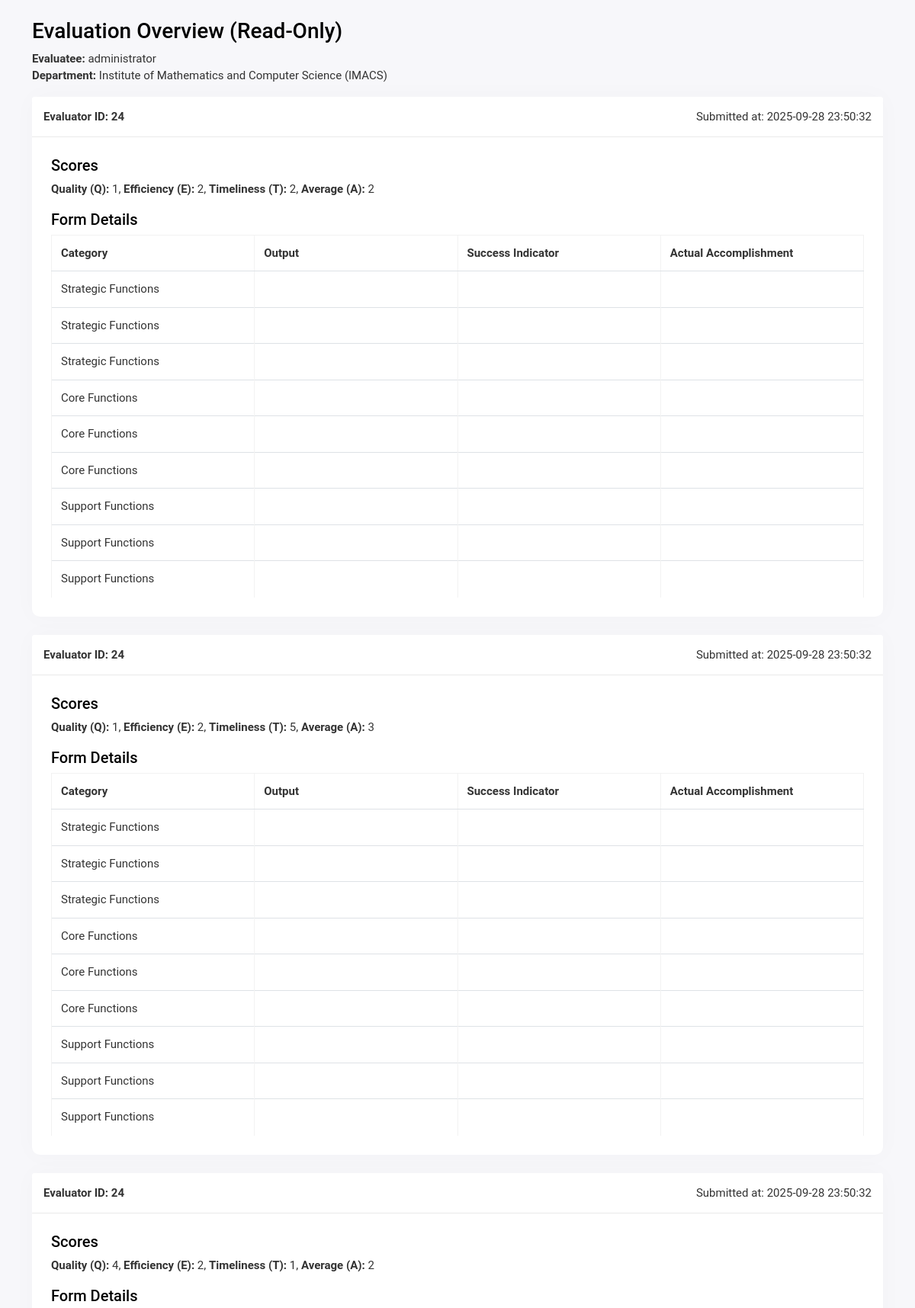
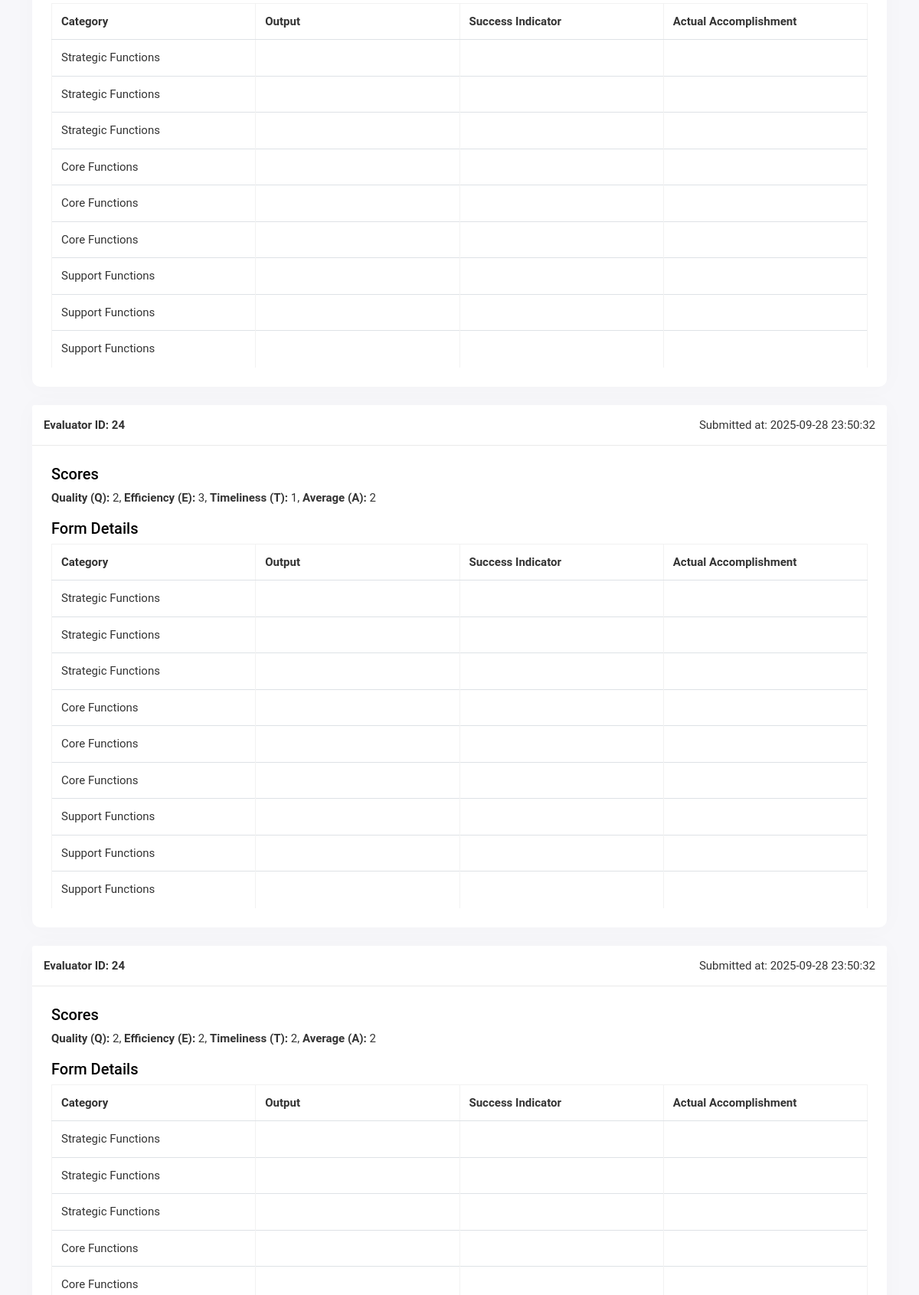
The app's page /SuperAdmin/Reports/overview.php?assignment_id=1 (upper part) with its own data (2 pictures, top to bottom).
### tables this page shows
CREATE TABLE `evaluation_assignments` (
  `id` int(11) NOT NULL,
  `department_id` int(11) NOT NULL,
  `evaluator_id` int(11) NOT NULL,
  `evaluatee_id` int(11) NOT NULL,
  `form_id` int(11) NOT NULL,
  `academic_id` int(11) NOT NULL,
  `assigned_at` timestamp NOT NULL DEFAULT current_timestamp(),
  `status` varchar(20) NOT NULL DEFAULT 'pending'
);

CREATE TABLE `users` (
  `id` int(11) NOT NULL,
  `fullName` varchar(255) NOT NULL,
  `email` varchar(255) NOT NULL,
  `password` varchar(255) NOT NULL,
  `role` varchar(50) NOT NULL,
  `status` varchar(50) NOT NULL,
  `can_be_evaluated` tinyint(1) DEFAULT 0,
  `created_at` timestamp NOT NULL DEFAULT current_timestamp(),
  `updated_at` timestamp NOT NULL DEFAULT current_timestamp() ON UPDATE current_timestamp(),
  `last_login` datetime DEFAULT NULL,
  `failed_attempts` int(11) DEFAULT 0,
  `account_locked` tinyint(1) DEFAULT 0,
  `can_edit_profile` tinyint(1) DEFAULT 0,
  `archived` tinyint(1) NOT NULL DEFAULT 0,
  `department_id` int(11) DEFAULT NULL
);

CREATE TABLE `departments` (
  `id` int(11) NOT NULL,
  `department_name` varchar(255) NOT NULL
);

CREATE TABLE `evaluation_results` (
  `id` int(11) NOT NULL,
  `assignment_id` int(11) DEFAULT NULL,
  `form_id` int(11) NOT NULL,
  `academic_id` int(11) NOT NULL,
  `admin_id` int(11) NOT NULL,
  `evaluator_id` int(11) NOT NULL,
  `q` int(11) NOT NULL DEFAULT 0,
  `e` int(11) NOT NULL DEFAULT 0,
  `t` int(11) NOT NULL DEFAULT 0,
  `a` int(11) NOT NULL DEFAULT 0,
  `submitted_at` datetime NOT NULL DEFAULT current_timestamp()
);

CREATE TABLE `evaluation_form_details` (
  `id` int(11) NOT NULL,
  `form_id` int(11) DEFAULT NULL,
  `category_id` int(11) DEFAULT NULL,
  `output_name` varchar(255) NOT NULL,
  `success_indicator` varchar(255) NOT NULL,
  `accomplishment` varchar(255) NOT NULL,
  `q_rating` decimal(3,2) DEFAULT NULL,
  `e_rating` decimal(3,2) DEFAULT NULL,
  `t_rating` decimal(3,2) DEFAULT NULL,
  `a_rating` decimal(3,2) DEFAULT NULL
);

CREATE TABLE `evaluation_categories` (
  `id` int(11) NOT NULL,
  `form_id` int(11) DEFAULT NULL,
  `category_name` varchar(255) NOT NULL,
  `category_percentage` decimal(5,2) NOT NULL
);

### SuperAdmin/Reports/overview.php (the view, shortened to what this page needs)
<?php
include '../../1database_conn/connection.php';
$assignment_id = isset($_GET['assignment_id']) ? intval($_GET['assignment_id']) : 0;
$stmt = $conn->prepare("
    SELECT ea.id AS assignment_id, ea.form_id, ea.evaluator_id, u.fullName AS evaluatee_name, d.department_name
    FROM evaluation_assignments ea
    INNER JOIN users u ON ea.evaluatee_id = u.id
    LEFT JOIN departments d ON u.department_id = d.id
    WHERE ea.id = ? AND ea.status='completed'
");
$stmt->bind_param("i", $assignment_id);
$stmt->execute();
$result = $stmt->get_result();
$assignment = $result->fetch_assoc();
$evaluator_id = intval($assignment['evaluator_id']);
$results = [];
$res = $conn->prepare("
    SELECT q, e, t, a, submitted_at
    FROM evaluation_results
    WHERE assignment_id = ? AND evaluator_id = ?
    ORDER BY submitted_at ASC
");
$res->bind_param("ii", $assignment_id, $evaluator_id);
$res->execute();
$resResult = $res->get_result();
while ($row = $resResult->fetch_assoc()) {
    $results[] = $row;
}
$formId = intval($assignment['form_id']);
$categories = [];
$catStmt = $conn->prepare("SELECT id, category_name, category_percentage FROM evaluation_categories WHERE form_id = ? ORDER BY id ASC");
$catStmt->bind_param("i", $formId);
$catStmt->execute();
$catResult = $catStmt->get_result();
while ($cat = $catResult->fetch_assoc()) {
    $categories[$cat['id']] = [
        'category_name' => $cat['category_name'],
        'percentage' => $cat['category_percentage'],
        'details' => []
    ];
}
$detailStmt = $conn->prepare("SELECT category_id, output_name, success_indicator, accomplishment FROM evaluation_form_details WHERE form_id = ? ORDER BY id ASC");
$detailStmt->bind_param("i", $formId);
$detailStmt->execute();
$detailResult = $detailStmt->get_result();
while ($detail = $detailResult->fetch_assoc()) {
    $cat_id = $detail['category_id'];
    if (isset($categories[$cat_id])) {
        $categories[$cat_id]['details'][] = $detail;
    }
}
?>
<!DOCTYPE html>
<html lang="en">
<head>
<link rel="stylesheet" href="../../assets/plugins/bootstrap/css/bootstrap.min.css">
<link rel="stylesheet" href="../../assets/css/style.css">
</head>
<body>
<div class="container mt-4">
    <h3>Evaluation Overview (Read-Only)</h3>
    <div class="mb-3">
        <strong>Evaluatee:</strong> <?= htmlspecialchars($assignment['evaluatee_name']) ?><br>
        <strong>Department:</strong> <?= htmlspecialchars($assignment['department_name'] ?? 'N/A') ?>
    </div>
    <?php if (empty($results)): ?>
        <div class="alert alert-warning">No evaluation results found for this assignment.</div>
    <?php else: ?>
        <?php foreach ($results as $resRow): ?>
            <div class="card mb-4">
                <div class="card-header">
                    <strong>Evaluator ID: <?= htmlspecialchars($evaluator_id) ?></strong>
                    <span class="float-end">Submitted at: <?= htmlspecialchars($resRow['submitted_at']) ?></span>
                </div>
                <div class="card-body">
                    <h5>Scores</h5>
                    <p>
                        <strong>Quality (Q):</strong> <?= htmlspecialchars($resRow['q']) ?>,
                        <strong>Efficiency (E):</strong> <?= htmlspecialchars($resRow['e']) ?>,
                        <strong>Timeliness (T):</strong> <?= htmlspecialchars($resRow['t']) ?>,
                        <strong>Average (A):</strong> <?= htmlspecialchars($resRow['a']) ?>
                    </p>
                    <h5>Form Details</h5>
                    <div class="table-responsive">
                        <table class="table table-bordered">
                            <thead>
                                <tr>
                                    <th>Category</th>
                                    <th>Output</th>
                                    <th>Success Indicator</th>
                                    <th>Actual Accomplishment</th>
                                </tr>
                            </thead>
                            <tbody>
                                <?php foreach ($categories as $cat): ?>
                                    <?php foreach ($cat['details'] as $detail): ?>
                                        <tr>
                                            <td><?= htmlspecialchars($cat['category_name']) ?></td>
                                            <td><?= htmlspecialchars($detail['output_name']) ?></td>
                                            <td><?= htmlspecialchars($detail['success_indicator']) ?></td>
                                            <td><?= htmlspecialchars($detail['accomplishment']) ?></td>
                                        </tr>
                                    <?php endforeach; ?>
                                <?php endforeach; ?>
                            </tbody>
                        </table>
                    </div>
                </div>
            </div>
        <?php endforeach; ?>
    <?php endif; ?>
</div>
</body>
</html>

### records on screen
evaluation_assignments: users.fullName "administrator", department.department_name "Institute of Mathematics and Computer Science (IMACS)"
evaluation_results: assignment.evaluator_id "24", submitted_at "2025-09-28 23:50:32", q "1", e "2", t "2", a "2"
evaluation_form_details: category.category_name "Strategic Functions"
evaluation_form_details: category.category_name "Strategic Functions"
evaluation_form_details: category.category_name "Strategic Functions"
evaluation_form_details: category.category_name "Core Functions"
evaluation_form_details: category.category_name "Core Functions"
evaluation_form_details: category.category_name "Core Functions"
evaluation_form_details: category.category_name "Support Functions"
evaluation_form_details: category.category_name "Support Functions"
evaluation_form_details: category.category_name "Support Functions"
evaluation_results: assignment.evaluator_id "24", submitted_at "2025-09-28 23:50:32", q "1", e "2", t "5", a "3"
evaluation_results: assignment.evaluator_id "24", submitted_at "2025-09-28 23:50:32", q "4", e "2", t "1", a "2"
evaluation_results: assignment.evaluator_id "24", submitted_at "2025-09-28 23:50:32", q "2", e "3", t "1", a "2"
evaluation_results: assignment.evaluator_id "24", submitted_at "2025-09-28 23:50:32", q "2", e "2", t "2", a "2"
